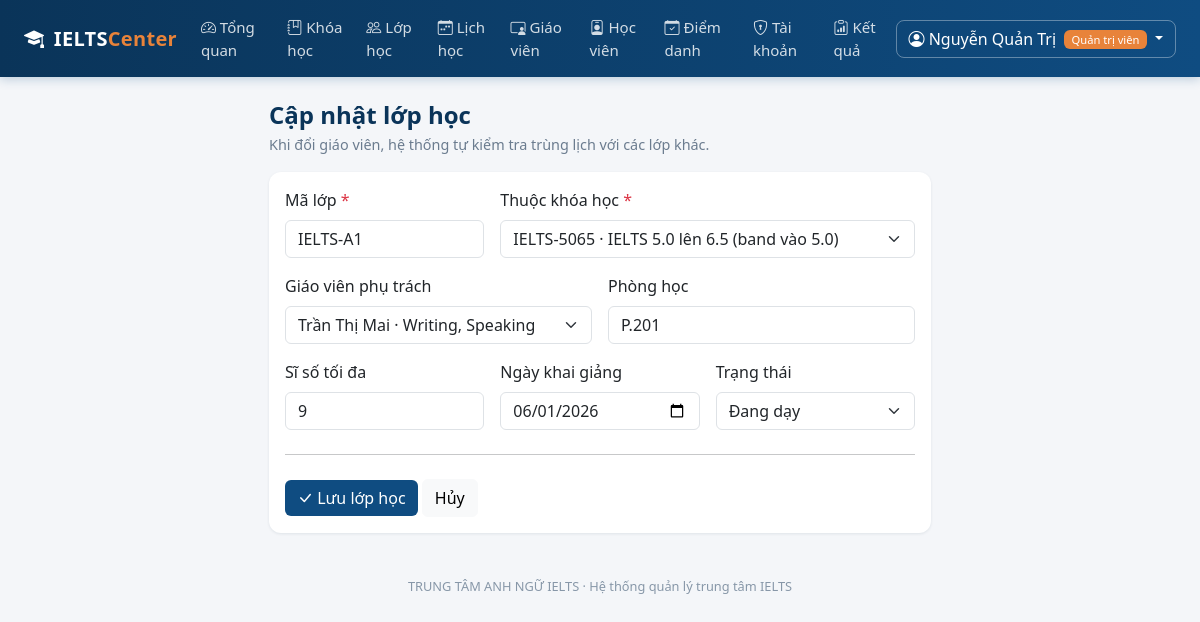
Screenshot of /quan-tri/lop-hoc/1/sua (signed in) with the database file from the repository.
### models.py (models this page shows, shortened)
class User(UserMixin, db.Model):
    __tablename__ = "users"
    id = db.Column(db.Integer, primary_key=True)
    username = db.Column(db.String(50), unique=True, nullable=False, index=True)
    password_hash = db.Column(db.String(255), nullable=False)
    role = db.Column(db.String(20), nullable=False, default=ROLE_STUDENT)
    full_name = db.Column(db.String(120), nullable=False)
    email = db.Column(db.String(120))
    phone = db.Column(db.String(20))
    is_locked = db.Column(db.Boolean, default=False, nullable=False)
    failed_logins = db.Column(db.Integer, default=0, nullable=False)
    created_at = db.Column(db.DateTime, default=datetime.now)
    teacher = db.relationship(
        "TeacherProfile", back_populates="user", uselist=False, cascade="all, delete-orphan"
    )
    student = db.relationship(
        "StudentProfile", back_populates="user", uselist=False, cascade="all, delete-orphan"
    )
    @property
    def role_label(self):
        return ROLE_LABELS.get(self.role, self.role)
    @property
    def is_admin(self):
        return self.role == ROLE_ADMIN

class ClassRoom(db.Model):
    __tablename__ = "classes"
    id = db.Column(db.Integer, primary_key=True)
    code = db.Column(db.String(20), unique=True, nullable=False)
    course_id = db.Column(db.Integer, db.ForeignKey("courses.id"), nullable=False)
    teacher_id = db.Column(db.Integer, db.ForeignKey("teacher_profiles.id"))
    room = db.Column(db.String(30))
    start_date = db.Column(db.Date)
    max_size = db.Column(db.Integer, default=20, nullable=False)
    status = db.Column(db.String(20), default="open", nullable=False)
    course = db.relationship("Course", back_populates="classes")
    teacher = db.relationship("TeacherProfile", back_populates="classes")
    schedules = db.relationship(
        "Schedule", back_populates="classroom", cascade="all, delete-orphan"
    )
    enrollments = db.relationship(
        "Enrollment", back_populates="classroom", cascade="all, delete-orphan"
    )
    homework_assignments = db.relationship(
        "Homework", back_populates="classroom", cascade="all, delete-orphan"
    )

class Course(db.Model):
    __tablename__ = "courses"
    id = db.Column(db.Integer, primary_key=True)
    code = db.Column(db.String(20), unique=True, nullable=False)
    name = db.Column(db.String(150), nullable=False)
    entry_band = db.Column(db.Float, nullable=False)
    target_band = db.Column(db.Float, nullable=False)
    sessions = db.Column(db.Integer, nullable=False, default=36)
    tuition = db.Column(db.Integer, nullable=False, default=0)   # hoc phi (VND)
    is_open = db.Column(db.Boolean, default=True, nullable=False)
    description = db.Column(db.Text)
    classes = db.relationship("ClassRoom", back_populates="course")

### blueprints/admin.py (the view, shortened to what this page needs)
@admin_bp.route("/lop-hoc/them", methods=["GET", "POST"])
@admin_bp.route("/lop-hoc/<int:class_id>/sua", methods=["GET", "POST"])
def class_form(class_id=None):
    classroom = db.session.get(ClassRoom, class_id) if class_id else None
    if class_id and classroom is None:
        flash("Không tìm thấy lớp học.", "danger")
        return redirect(url_for("admin.classes"))
    courses_open = Course.query.order_by(Course.code).all()
    teachers = (
        TeacherProfile.query.join(User).filter(TeacherProfile.is_active.is_(True)).all()
    )
    return render_template(
        "admin/class_form.html",
        classroom=classroom,
        courses=courses_open,
        teachers=teachers,
        class_status=CLASS_STATUS,
    )

### blueprints/admin.py (called while the page is built)
@admin_bp.before_request
@admin_required
def _guard():
    return None

### models.py (called while the page is built)
@login_manager.user_loader
def load_user(user_id):
    return db.session.get(User, int(user_id))

    @property
    def full_name(self):
        return self.user.full_name

### utils.py (called while the page is built)
def role_required(*roles):
    def decorator(view):
        @wraps(view)
        def wrapper(*args, **kwargs):
            if not current_user.is_authenticated:
                flash("Vui lòng đăng nhập để tiếp tục.", "warning")
                return redirect(url_for("auth.login"))
            if current_user.role not in roles:
                abort(403)
            return view(*args, **kwargs)
        return wrapper
    return decorator

### templates/admin/class_form.html (shortened to what this page needs)
{% extends "base.html" %}
{% block content %}
<div class="row justify-content-center">
  <div class="col-lg-7">
    <h4 class="page-title">{{ 'Cập nhật lớp học' if classroom else 'Mở lớp học mới' }}</h4>
    <p class="page-sub mb-3">
      Khi đổi giáo viên, hệ thống tự kiểm tra trùng lịch với các lớp khác.
    </p>
    <div class="card">
      <div class="card-body">
        <form method="post" novalidate>
          <div class="row g-3">
            <div class="col-md-4">
              <label class="form-label">Mã lớp <span class="text-danger">*</span></label>
              <input name="code" class="form-control" required value="{{ classroom.code if classroom else '' }}" placeholder="IELTS-A1">
            </div>
            <div class="col-md-8">
              <label class="form-label">Thuộc khóa học <span class="text-danger">*</span></label>
              <select name="course_id" class="form-select" required>
                {% for c in courses %}
                  <option value="{{ c.id }}" {% if classroom and classroom.course_id == c.id %}selected{% endif %}>
                    {{ c.code }} · {{ c.name }} (band vào {{ c.entry_band }})
                  </option>
                {% endfor %}
              </select>
            </div>
            <div class="col-md-6">
              <label class="form-label">Giáo viên phụ trách</label>
              <select name="teacher_id" class="form-select">
                {% for t in teachers %}
                  <option value="{{ t.id }}" {% if classroom and classroom.teacher_id == t.id %}selected{% endif %}>
                    {{ t.full_name }}{% if t.skills %} · {{ t.skills }}{% endif %}
                  </option>
                {% endfor %}
              </select>
            </div>
            <div class="col-md-6">
              <label class="form-label">Phòng học</label>
              <input name="room" class="form-control" value="{{ classroom.room if classroom else '' }}" placeholder="P.201">
            </div>
            <div class="col-md-4">
              <label class="form-label">Sĩ số tối đa</label>
              <input name="max_size" type="number" min="1" class="form-control" value="{{ classroom.max_size if classroom else 18 }}">
            </div>
            <div class="col-md-4">
              <label class="form-label">Ngày khai giảng</label>
              <input name="start_date" type="date" class="form-control"
                     value="{{ classroom.start_date.isoformat() if classroom and classroom.start_date else '' }}">
            </div>
            <div class="col-md-4">
              <label class="form-label">Trạng thái</label>
              <select name="status" class="form-select">
                {% for key, label in class_status.items() %}
                  <option value="{{ key }}" {% if classroom and classroom.status == key %}selected{% endif %}>{{ label }}</option>
                {% endfor %}
              </select>
            </div>
          </div>
          <hr class="my-4">
          <button class="btn btn-primary" style="background:var(--brand);border:none"><i class="bi bi-check-lg"></i> Lưu lớp học</button>
          <a href="{{ url_for('admin.classes') }}" class="btn btn-light">Hủy</a>
        </form>
      </div>
    </div>
  </div>
</div>
{% endblock %}

### templates/base.html (shortened to what this page needs)
<!DOCTYPE html>
<html lang="vi">
<head>
  <link href="{{ url_for('static', filename='vendor/bootstrap/bootstrap.min.css') }}" rel="stylesheet">
  <link href="{{ url_for('static', filename='vendor/bootstrap-icons/bootstrap-icons.min.css') }}" rel="stylesheet">
  <link rel="stylesheet" href="{{ url_for('static', filename='css/style.css') }}">
</head>
<body class="{% if not current_user.is_authenticated %}page-auth{% endif %}">
{% if current_user.is_authenticated %}
<nav class="navbar navbar-expand-lg app-navbar sticky-top">
  <div class="container-fluid px-4">
    <a class="navbar-brand" href="{{ url_for('auth.index') }}">
      <i class="bi bi-mortarboard-fill me-1"></i> IELTS<span class="brand-light">Center</span>
    </a>
    <div class="collapse navbar-collapse" id="mainNav">
      <ul class="navbar-nav me-auto">
        {% if current_user.is_admin %}
          <li class="nav-item"><a class="nav-link" href="{{ url_for('admin.dashboard') }}"><i class="bi bi-speedometer2"></i> Tổng quan</a></li>
          <li class="nav-item"><a class="nav-link" href="{{ url_for('admin.courses') }}"><i class="bi bi-journal-bookmark"></i> Khóa học</a></li>
          <li class="nav-item"><a class="nav-link" href="{{ url_for('admin.classes') }}"><i class="bi bi-people"></i> Lớp học</a></li>
          <li class="nav-item"><a class="nav-link" href="{{ url_for('admin.schedule_management') }}"><i class="bi bi-calendar-week"></i> Lịch học</a></li>
          <li class="nav-item"><a class="nav-link" href="{{ url_for('admin.teachers') }}"><i class="bi bi-person-video3"></i> Giáo viên</a></li>
          <li class="nav-item"><a class="nav-link" href="{{ url_for('admin.students') }}"><i class="bi bi-person-badge"></i> Học viên</a></li>
          <li class="nav-item"><a class="nav-link" href="{{ url_for('admin.attendance_report') }}"><i class="bi bi-calendar-check"></i> Điểm danh</a></li>
          <li class="nav-item"><a class="nav-link" href="{{ url_for('admin.accounts') }}"><i class="bi bi-shield-lock"></i> Tài khoản</a></li>
          <li class="nav-item"><a class="nav-link" href="{{ url_for('admin.scores') }}"><i class="bi bi-clipboard-data"></i> Kết quả</a></li>
        {% endif %}
      </ul>
      <div class="dropdown">
        <a class="btn btn-user dropdown-toggle" href="#" data-bs-toggle="dropdown">
          <i class="bi bi-person-circle"></i>
          {{ current_user.full_name }}
          <span class="badge role-badge ms-1">{{ current_user.role_label }}</span>
        </a>
      </div>
    </div>
  </div>
</nav>
{% endif %}
<main class="{% if current_user.is_authenticated %}container-fluid px-4 py-4{% else %}auth-wrapper{% endif %}">
  {% block content %}{% endblock %}
</main>
{% if current_user.is_authenticated %}
<footer class="app-footer">
  {{ CENTER_NAME }} · Hệ thống quản lý trung tâm IELTS
</footer>
{% endif %}
</body>
</html>

### static/css/style.css (style rules this page uses)
:root { --brand: #0f4c81; --brand-dark: #0a3459; --brand-light: #4a90c2; --accent: #e8833a; --surface: #f4f6f9; }
body { background: var(--surface); font-family: "Segoe UI", Roboto, "Helvetica Neue", Arial, sans-serif; color: #23303d; min-height: 100vh; }
.app-navbar { background: linear-gradient(90deg, var(--brand-dark), var(--brand)); box-shadow: 0 2px 10px rgba(15, 76, 129, .25); }
.app-navbar .navbar-brand { color: #fff; font-weight: 700; letter-spacing: .3px; }
.app-navbar .brand-light { color: var(--accent); }
.app-navbar .nav-link { color: rgba(255, 255, 255, .82); font-size: .94rem; padding: .5rem .85rem; border-radius: 6px; }
.btn-user { color: #fff; border: 1px solid rgba(255,255,255,.35); border-radius: 8px; }
.role-badge { background: var(--accent); font-weight: 500; font-size: .7rem; }
.card { border: none; border-radius: 12px; box-shadow: 0 1px 3px rgba(16, 40, 66, .09); }
.page-title { font-weight: 700; color: var(--brand-dark); margin-bottom: .25rem; }
.page-sub { color: #6b7c8f; font-size: .9rem; }
.app-footer { text-align: center; color: #8797a8; font-size: .8rem; padding: 1.25rem 0 2rem; }

### rows the page displays
User: full_name "Nguyễn Quản Trị", role_label "Quản trị viên"
ClassRoom: code "IELTS-A1", course_id "IELTS-5065 · IELTS 5.0 lên 6.5 (band vào 5.0)", teacher_id "Trần Thị Mai · Writing, Speaking", room "P.201", max_size "9", start_date "06/01/2026", status "Đang dạy"

### other values shown
{{ 'Cập nhật lớp học' if classroom else 'Mở lớp học mới' }} "Cập nhật lớp học"
{{ CENTER_NAME }} "TRUNG TÂM ANH NGỮ IELTS"
